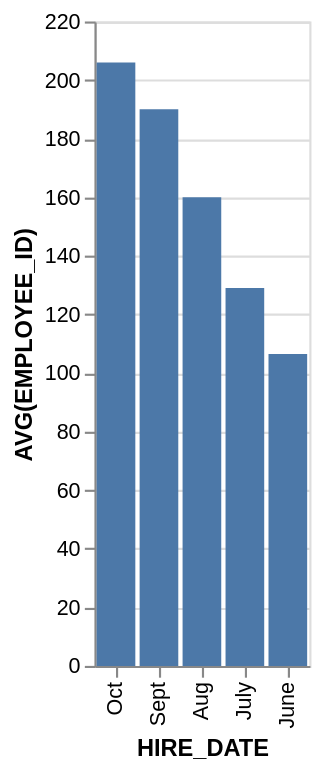

The Vega-Lite source for this figure:
### Vega-Lite specification from a JSON file in a GitHub repository (floating-point values rounded to 4 significant figures)
{"data": {"values": [{"x_data": "Oct", "y_data": 206}, {"x_data": "Sept", "y_data": 190.1}, {"x_data": "Aug", "y_data": 160}, {"x_data": "July", "y_data": 129}, {"x_data": "June", "y_data": 106.5}]}, "mark": "bar", "encoding": {"x": {"field": "x_data", "type": "nominal", "title": "HIRE_DATE", "sort": {"op": "sum", "field": "y_data", "order": "descending"}}, "y": {"field": "y_data", "type": "quantitative", "title": "AVG(EMPLOYEE_ID)"}}}
